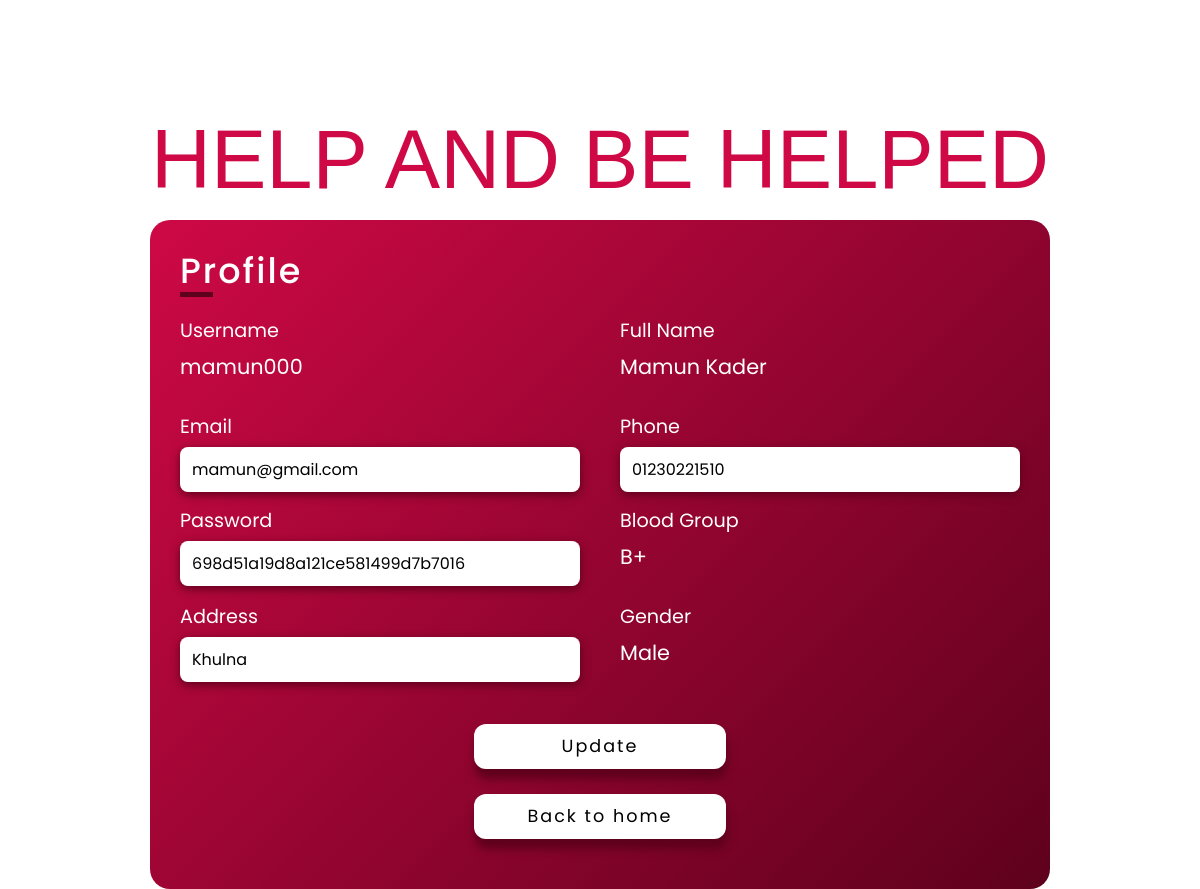
Screenshot of /profile.php (signed in) with the database file from the repository.
### tables this page shows
CREATE TABLE `register` (
  `id` int(30) NOT NULL,
  `username` varchar(30) NOT NULL,
  `full_name` varchar(30) NOT NULL,
  `email` varchar(30) NOT NULL,
  `phone` varchar(30) NOT NULL,
  `password` varchar(30) NOT NULL,
  `confirm_password` varchar(30) NOT NULL,
  `gender` varchar(30) NOT NULL,
  `bloodgroup` varchar(30) NOT NULL,
  `address` varchar(30) NOT NULL
);

### profile.php (the view, shortened to what this page needs)
<!DOCTYPE html>
<html lang="en">
<head>
    <link href="https://cdn.jsdelivr.net/npm/bootstrap@5.1.3/dist/css/bootstrap.min.css" rel="stylesheet">
    <link rel="stylesheet" type="text/css" href="css/profile.css">
</head>
<body>
    <div class="titletag">
        <h1>HELP AND BE HELPED</h1>
    </div>
    <div class="container">
        <div class="title">Profile</div>
        <?php
        $uid = $_SESSION['username'];
        $connection = mysqli_connect("localhost", "root", "", "blood_donation");
        $sql = "SELECT * from register where username = '$uid'";
        $run = mysqli_query($connection, $sql);
        while ($row = $run->fetch_assoc()) {
            echo '<form method="post" class="form">
            <div class="user-details">
                <div class="input-box">
                    <span class="details">Username</span>
                    <p class="usertext">'.$row['username'].' </p>
                </div>
                <div class="input-box">
                    <span class="details">Full Name</span>
                    <p class="fullnametext">'.$row['full_name'].'</p>
                </div>
                <div class="input-box">
                    <span class="details">Email</span>
                    <input type="emailtext" value="'.$row['email'].'" name="email">
                </div>
                <div class="input-box">
                    <span class="details">Phone</span>
                    <input type="text" value="'.$row['phone'].'" name="phone">
                </div>
                <div class="input-box">
                    <span class="details">Password</span>
                    <input type="text" value="'.$row['password'].'" name="password">
                </div>
                <div class="input-box">
                    <span class="details">Blood Group</span>
                    <p class="bloodgrptext">'.$row['bloodgroup'].'</p>
                </div>
                <div class="input-box">
                    <span class="details">Address</span>
                    <input type="text" value="'.$row['address'].'" name="address">
                </div>
                <div class="input-box">
                    <span class="details">Gender</span>
                    <p class="gendertext">'.$row['gender'].'</p>
                </div>
            </div>
            <div class="button">
                <input type="submit" class="updatebtn" name="updatebtn" value="Update">
            </div>
            <div class="button">
                <input type="submit" class="backtohome" name="backtohome" value="Back to home">
            </div>
        </form>';
        }
        ?>
    </div>
    <?php
    exit();
    ?>

### css/profile.css (style rules this page uses)
* { margin: 0; padding: 0; box-sizing: border-box; font-family: "Poppins", sans-serif; }
body { display: grid; height: 80vh; padding: 10px; justify-content: center; align-items: center; background: #fff; }
.titletag h1 { margin-top: 100px; margin-bottom: 10px; padding: 0; font-size: 83px; color: rgb(206, 9, 69); text-align: center; border-radius: 25px; font-family: "Lemon Milk", sans-serif; }
.container { max-width: 900px; width: 100%; padding: 25px 30px; border-radius: 20px; background: linear-gradient(135deg, rgb(206, 9, 69), rgb(94, 1, 29)); color: #fff; }
.container .title { font-size: 35px; font-weight: 500; position: relative; color: #fff; letter-spacing: 2px; }
.container .title::before { content: ""; position: absolute; left: 0; bottom: 0; height: 5px; width: 33px; background: rgb(94, 1, 29); }
.container form .user-details { display: flex; flex-wrap: wrap; justify-content: space-between; margin: 20px 0 12px 0; }
form .user-details .input-box { margin-bottom: 15px; width: calc(100% / 2 - 20px); }
.user-details .input-box .details { display: block; font-size: 1.2em; margin-bottom: 5px; }
.user-details .input-box input { height: 45px; width: 100%; padding-left: 12px; outline: none; border-radius: 8px; border: none; box-shadow: 0.3px 3px 10px rgb(94, 1, 29); transition: 0.1s; border-bottom-width: 2px; }
.usertext, .fullnametext, .bloodgrptext, .gendertext { font-size: 1.3rem; }
form .button { height: 45px; margin: 25px 0; align-items: center; text-align: center; }
form .button input { height: 100%; width: 30%; outline: none; font-size: 1.1rem; color: rgb(0, 0, 0); background:#fff; border-radius: 12px; border: none; box-shadow: 1.3px 10px 10px rgb(94, 1, 29); letter-spacing: 2px; text-align: center; }

### rows the page displays
register: username "mamun000", full_name "Mamun Kader", email "mamun@gmail.com", phone "01230221510", password "698d51a19d8a121ce581499d7b7016", bloodgroup "B+", address "Khulna", gender "Male"
